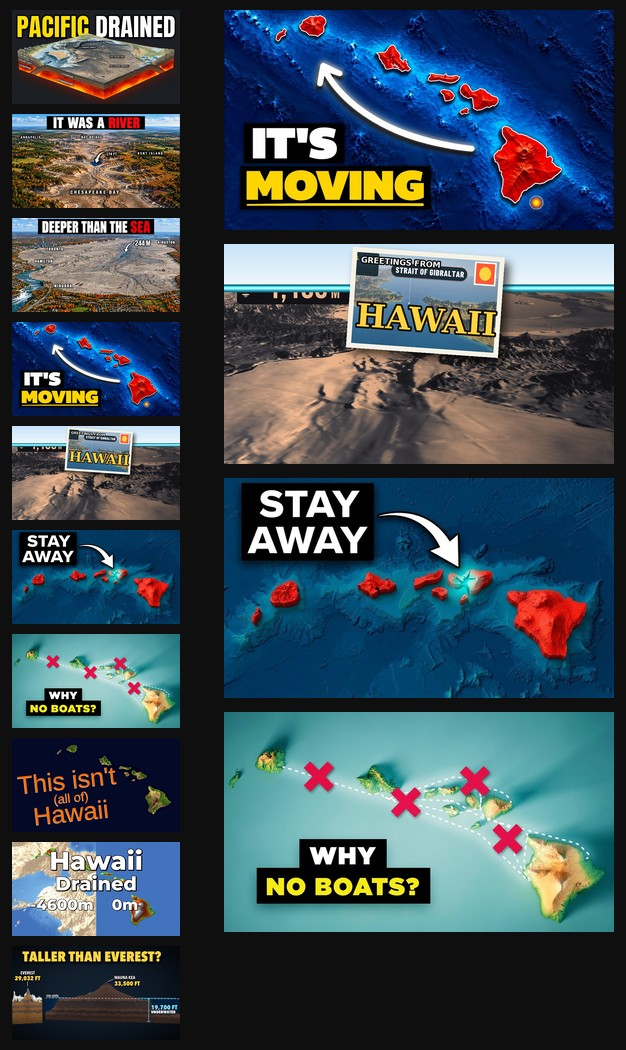
#> input picture channel/niche/work/feed_test_standin.jpg, 626 x 1050 px
$ python luma.py ../../../../../channel/niche/work/feed_test_standin.jpg
#> lines starting #> are read from the running program, lines starting #| are printed output that depends on the picture
"""luma.py IMG...: mean luma (Rec.709), top/bottom half luma, near-black share (luma < 18), blown share (> 250), at 480x270."""
import sys, numpy as np
from PIL import Image
for p in sys.argv[1:]:
    a = np.asarray(Image.open(p).convert('RGB').resize((480, 270), Image.BOX)).astype(float)
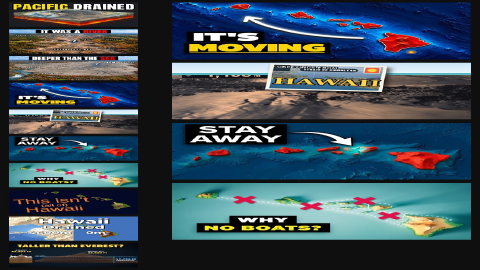
#> a: shape (270, 480, 3) float64; mean R, G, B 61.4, 77.2, 86.7
    L = a @ [0.2126, 0.7152, 0.0722]
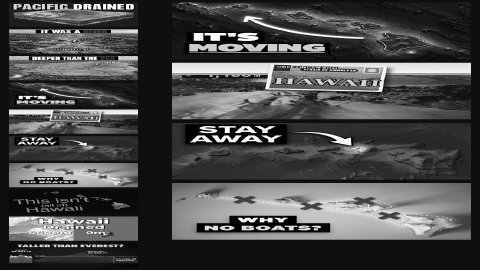
#> L: shape (270, 480) float64; min 0, max 255, mean 74.5
    print(f"{p.split('/')[-1]}: luma {L.mean():.1f}  top {L[:135].mean():.1f}  bottom {L[135:].mean():.1f}  nearblack {100*(L<18).mean():.1f}%  blown {100*(L>250).mean():.1f}%")
#| feed_test_standin.jpg: luma 74.5  top 73.9  bottom 75.1  nearblack 28.9%  blown 0.9%

$ run again, on channel/niche/work/mock_M2_postcard.jpg
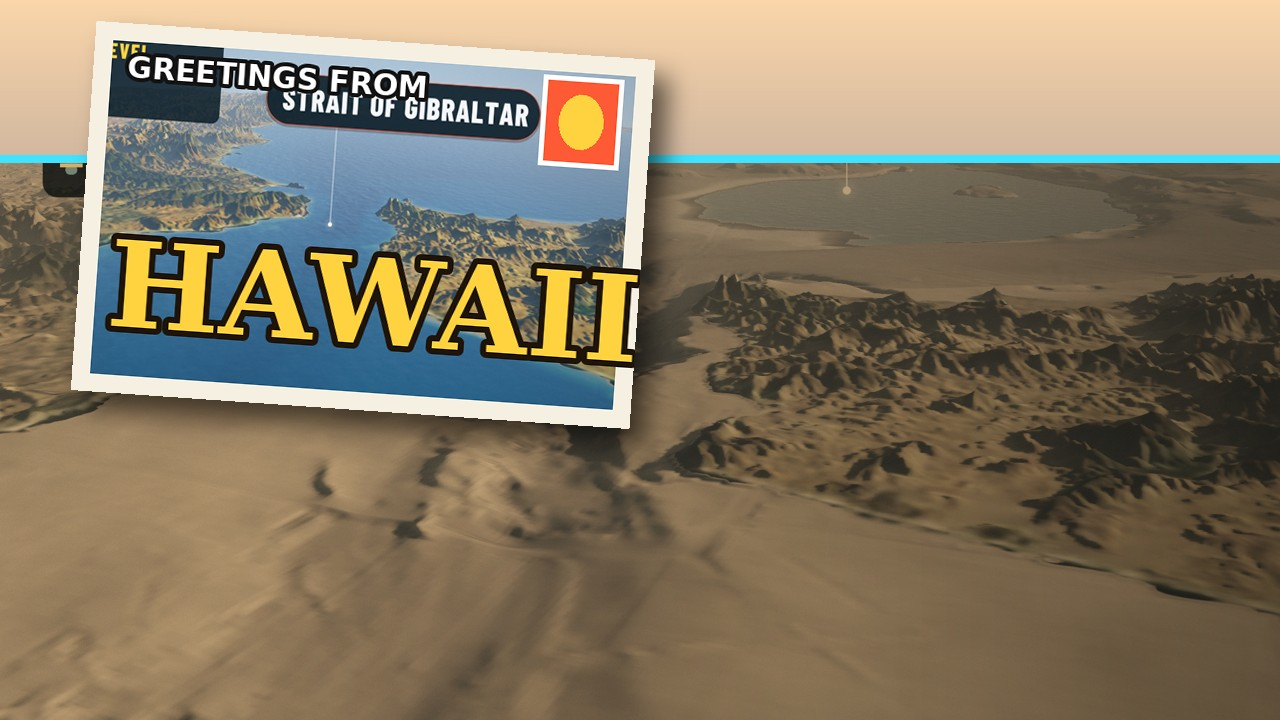
#> input picture channel/niche/work/mock_M2_postcard.jpg, 1280 x 720 px
#> `a = np.asarray(Image.open(p).convert('RGB').resize((480, 270), Image.B..`:
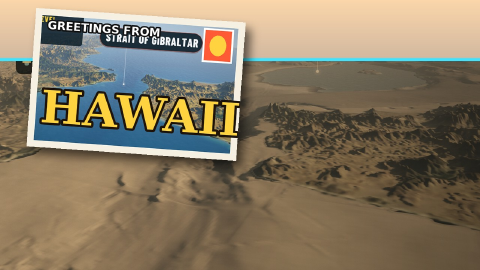
#> a: shape (270, 480, 3) float64; mean R, G, B 134.7, 121.7, 99.4
#> `L = a @ [0.2126, 0.7152, 0.0722]`:
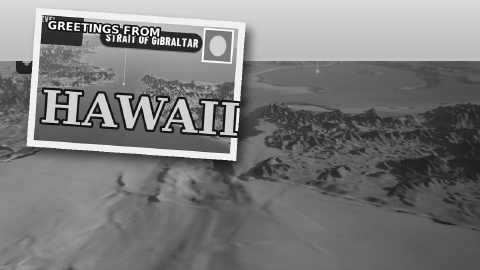
#> L: shape (270, 480) float64; min 7.8, max 255, mean 122.8
#| mock_M2_postcard.jpg: luma 122.8  top 141.4  bottom 104.3  nearblack 0.3%  blown 0.2%
